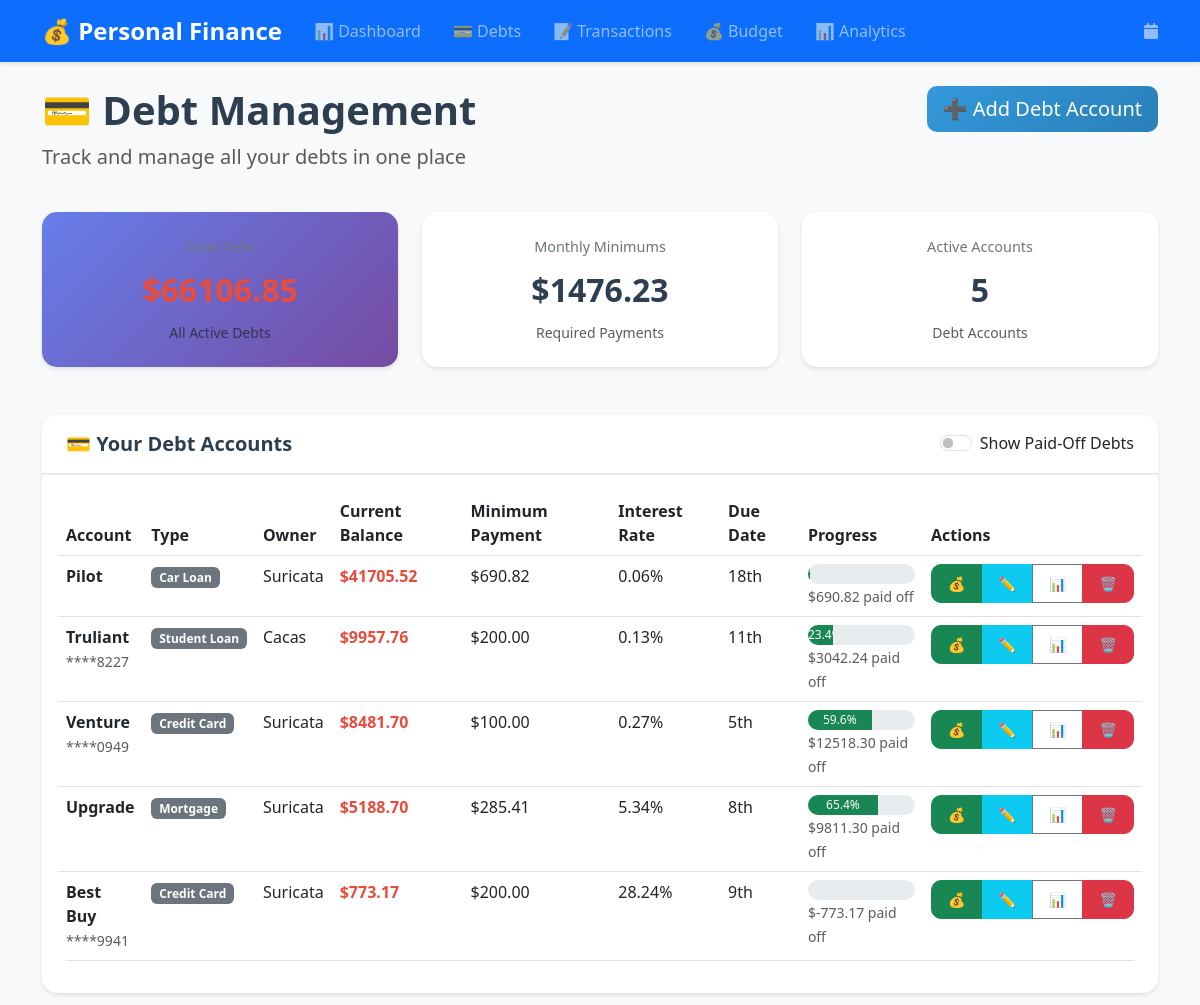
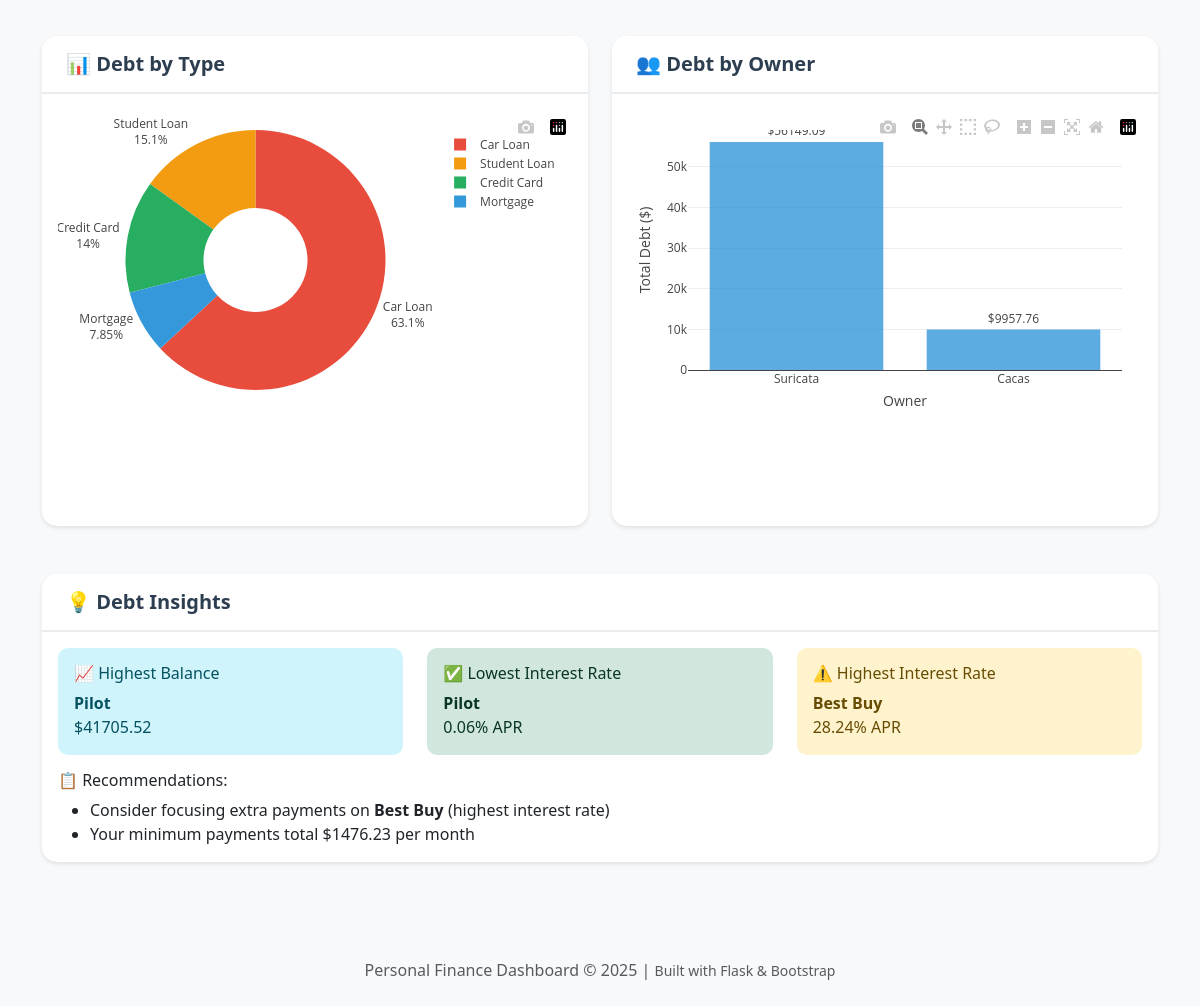
Page /debts/ on the committed database (2 pictures, top to bottom).
### models.py (models this page shows)
class DebtAccount(db.Model):
    __tablename__ = 'debt_accounts'
    id = db.Column(db.Integer, primary_key=True)
    name = db.Column(db.String(100), nullable=False)
    debt_type = db.Column(db.String(50), nullable=False)
    original_balance = db.Column(db.Numeric(10, 2), nullable=False)
    current_balance = db.Column(db.Numeric(10, 2), nullable=False)
    interest_rate = db.Column(db.Numeric(5, 4))
    minimum_payment = db.Column(db.Numeric(10, 2))
    due_date = db.Column(db.Integer)
    owner = db.Column(db.String(50), nullable=False)
    category = db.Column(db.String(100), nullable=False)
    account_number_last4 = db.Column(db.String(4))
    is_active = db.Column(db.Boolean, default=True)
    created_at = db.Column(db.DateTime, default=datetime.utcnow)
    updated_at = db.Column(db.DateTime, default=datetime.utcnow)

### blueprints/debts/routes.py (the view)
@debts_bp.route('/')
def list_debts():
    print("💳 Loading debts page...")
    try:
        show_paid_off = request.args.get('show_paid_off', 'false').lower() == 'true'
        conn = sqlite3.connect('data/personal_finance.db')
        if show_paid_off:
            debts_query = """
            SELECT * FROM debt_accounts
            ORDER BY is_active DESC, current_balance DESC
            """
            print("💳 Loading all debts (including paid-off)...")
        else:
            debts_query = """
            SELECT * FROM debt_accounts
            WHERE is_active = 1
            ORDER BY current_balance DESC
            """
            print("💳 Loading active debts only...")
        debts_df = pd.read_sql_query(debts_query, conn)
        conn.close()
        debts = []
        for _, row in debts_df.iterrows():
            debt_obj = type('DebtAccount', (), {})()
            for col in debts_df.columns:
                setattr(debt_obj, col, row[col])
            debts.append(debt_obj)
        active_debts = [debt for debt in debts if debt.is_active == 1]
        total_debt = sum(float(debt.current_balance) for debt in active_debts)
        total_minimum_payments = sum(float(debt.minimum_payment or 0) for debt in active_debts)
        print(f"💳 Found {len(debts)} debt accounts ({len(active_debts)} active), total: ${total_debt}")
        return render_template('debts.html',
                             debts=debts,
                             total_debt=total_debt,
                             total_minimum_payments=total_minimum_payments,
                             show_paid_off=show_paid_off,
                             active_count=len(active_debts))
    except Exception as e:
        print(f"❌ Error in debts route: {e}")
        import traceback
        traceback.print_exc()
        return render_template('debts.html',
                             debts=[],
                             total_debt=0,
                             total_minimum_payments=0,
                             show_paid_off=False,
                             active_count=0)

### templates/debts.html (shortened to what this page needs)
{% extends "base.html" %}
{% block content %}
<div class="row mb-4">
    <div class="col-md-8">
        <h1 class="display-6 fw-bold text-primary">💳 Debt Management</h1>
        <p class="lead text-muted">Track and manage all your debts in one place</p>
    </div>
    <div class="col-md-4 text-end">
        <a href="{{ url_for('debts.add_debt') }}" class="btn btn-primary btn-lg">
            ➕ Add Debt Account
        </a>
    </div>
</div>
<div class="row mb-4">
    <div class="col-md-4">
        <div class="card metric-card debt-card">
            <div class="metric-label">Total Debt</div>
            <div class="metric-value negative">${{ "%.2f"|format(total_debt) }}</div>
            <small class="text-muted">All Active Debts</small>
        </div>
    </div>
    <div class="col-md-4">
        <div class="card metric-card">
            <div class="metric-label">Monthly Minimums</div>
            <div class="metric-value neutral">${{ "%.2f"|format(total_minimum_payments) }}</div>
            <small class="text-muted">Required Payments</small>
        </div>
    </div>
    <div class="col-md-4">
        <div class="card metric-card">
            <div class="metric-label">Active Accounts</div>
            <div class="metric-value neutral">{{ active_count }}</div>
            <small class="text-muted">Debt Accounts</small>
        </div>
    </div>
</div>
<div class="row">
    <div class="col-12">
        <div class="card">
            <div class="card-header d-flex justify-content-between align-items-center">
                <h5 class="mb-0">💳 Your Debt Accounts</h5>
                <div class="form-check form-switch">
                    <input class="form-check-input"
                           type="checkbox"
                           id="showPaidOffToggle"
                           {{ 'checked' if show_paid_off else '' }}
                           onchange="togglePaidOffDebts(this.checked)">
                    <label class="form-check-label" for="showPaidOffToggle">
                        Show Paid-Off Debts
                    </label>
                </div>
            </div>
            <div class="card-body">
                {% if debts %}
                    <div class="table-responsive">
                        <table class="table table-hover">
                            <thead>
                                <tr>
                                    <th>Account</th>
                                    <th>Type</th>
                                    <th>Owner</th>
                                    <th>Current Balance</th>
                                    <th>Minimum Payment</th>
                                    <th>Interest Rate</th>
                                    <th>Due Date</th>
                                    <th>Progress</th>
                                    <th>Actions</th>
                                </tr>
                            </thead>
                            <tbody>
                                {% for debt in debts %}
                                <tr class="{{ 'table-success' if debt.is_active == 0 else '' }}">
                                    <td>
                                        <div class="d-flex align-items-center gap-2">
                                            <div>
                                                <div class="fw-bold">{{ debt.name }}</div>
                                                {% if debt.account_number_last4 %}
                                                    <small class="text-muted">****{{ debt.account_number_last4 }}</small>
                                                {% endif %}
                                            </div>
                                        </div>
                                    </td>
                                    <td>
                                        <span class="badge bg-secondary">{{ debt.debt_type }}</span>
                                    </td>
                                    <td>{{ debt.owner }}</td>
                                    <td>
                                        {% if debt.is_active == 0 %}
                                            <span class="fw-bold text-success">
                                                ${{ "%.2f"|format(debt.current_balance) }}
                                            </span>
                                        {% else %}
                                            <span class="fw-bold text-danger">
                                                ${{ "%.2f"|format(debt.current_balance) }}
                                            </span>
                                        {% endif %}
                                    </td>
                                    <td>
                                        {% if debt.minimum_payment %}
                                            ${{ "%.2f"|format(debt.minimum_payment) }}
                                        {% else %}
                                            <span class="text-muted">Not set</span>
                                        {% endif %}
                                    </td>
                                    <td>
                                        {% if debt.interest_rate %}
                                            {{ "%.2f"|format(debt.interest_rate * 100) }}%
                                        {% else %}
                                            <span class="text-muted">Not set</span>
                                        {% endif %}
                                    </td>
                                    <td>
                                        {% if debt.due_date %}
                                            {{ debt.due_date }}{{
                                                'st' if debt.due_date == 1 or debt.due_date == 21 or debt.due_date == 31
                                                else 'nd' if debt.due_date == 2 or debt.due_date == 22
                                                else 'rd' if debt.due_date == 3 or debt.due_date == 23
                                                else 'th'
                                            }}
                                        {% else %}
                                            <span class="text-muted">Not set</span>
                                        {% endif %}
                                    </td>
                                    <td>
                                        {% set progress = ((debt.original_balance - debt.current_balance) / debt.original_balance * 100) if debt.original_balance > 0 else 0 %}
                                        <div class="progress" style="height: 20px;">
                                            <div class="progress-bar bg-success"
                                                 role="progressbar"
                                                 style="width: {{ progress }}%"
                                                 aria-valuenow="{{ progress }}"
                                                 aria-valuemin="0"
                                                 aria-valuemax="100">
                                                {{ "%.1f"|format(progress) }}%
                                            </div>
                                        </div>
                                        <small class="text-muted">
                                            ${{ "%.2f"|format(debt.original_balance - debt.current_balance) }} paid off
                                        </small>
                                    </td>
                                    <td>
                                        <div class="btn-group" role="group">
                                            <button class="btn btn-success btn-sm"
                                                    onclick="showPaymentModal({{ debt.id }}, '{{ debt.name }}', {{ debt.current_balance }}, {{ debt.minimum_payment if debt.minimum_payment else 'null' }})"
                                                    title="Make Payment">
                                                💰
                                            </button>
                                            <button class="btn btn-info btn-sm"
                                                    onclick="editDebt({{ debt.id }})"
                                                    title="Edit Account">
                                                ✏️
                                            </button>
                                            <button class="btn btn-outline-secondary btn-sm"
                                                    onclick="showPaymentHistory({{ debt.id }}, '{{ debt.name }}')"
                                                    title="Payment History">
                                                📊
                                            </button>
                                            <button class="btn btn-danger btn-sm"
                                                    onclick="deleteDebt({{ debt.id }}, '{{ debt.name }}')"
                                                    title="Delete Account">
                                                🗑️
                                            </button>
                                        </div>
                                    </td>
                                </tr>
                                {% endfor %}
                            </tbody>
                        </table>
                    </div>
                {% endif %}
            </div>
        </div>
    </div>
</div>
{% if debts %}
<div class="row mt-4">
    <div class="col-md-6">
        <div class="card">
            <div class="card-header">
                <h5 class="mb-0">📊 Debt by Type</h5>
            </div>
            <div class="card-body">
                <div id="debtByTypeChart" class="chart-container" style="height: 300px;"></div>
            </div>
        </div>
    </div>
    <div class="col-md-6">
        <div class="card">
            <div class="card-header">
                <h5 class="mb-0">👥 Debt by Owner</h5>
            </div>
            <div class="card-body">
                <div id="debtByOwnerChart" class="chart-container" style="height: 300px;"></div>
            </div>
        </div>
    </div>
</div>
<div class="row mt-4">
    <div class="col-12">
        <div class="card">
            <div class="card-header">
                <h5 class="mb-0">💡 Debt Insights</h5>
            </div>
            <div class="card-body">
                <div class="row">
                    {% set highest_debt = debts | max(attribute='current_balance') if debts else None %}
                    {% set lowest_rate = debts | selectattr('interest_rate') | min(attribute='interest_rate') if debts else None %}
                    {% set highest_rate = debts | selectattr('interest_rate') | max(attribute='interest_rate') if debts else None %}
                    <div class="col-md-4">
                        <div class="alert alert-info">
                            <h6>📈 Highest Balance</h6>
                            {% if highest_debt %}
                                <strong>{{ highest_debt.name }}</strong><br>
                                ${{ "%.2f"|format(highest_debt.current_balance) }}
                            {% else %}
                                No debts found
                            {% endif %}
                        </div>
                    </div>
                    <div class="col-md-4">
                        <div class="alert alert-success">
                            <h6>✅ Lowest Interest Rate</h6>
                            {% if lowest_rate %}
                                <strong>{{ lowest_rate.name }}</strong><br>
                                {{ "%.2f"|format(lowest_rate.interest_rate * 100) }}% APR
                            {% else %}
                                No rates set
                            {% endif %}
                        </div>
                    </div>
                    <div class="col-md-4">
                        <div class="alert alert-warning">
                            <h6>⚠️ Highest Interest Rate</h6>
                            {% if highest_rate %}
                                <strong>{{ highest_rate.name }}</strong><br>
                                {{ "%.2f"|format(highest_rate.interest_rate * 100) }}% APR
                            {% else %}
                                No rates set
                            {% endif %}
                        </div>
                    </div>
                </div>
                <div class="row">
                    <div class="col-12">
                        <h6>📋 Recommendations:</h6>
                        <ul class="mb-0">
                            {% if highest_rate and lowest_rate and highest_rate.interest_rate > lowest_rate.interest_rate * 1.5 %}
                                <li>Consider focusing extra payments on <strong>{{ highest_rate.name }}</strong> (highest interest rate)</li>
                            {% endif %}
                            {% if total_minimum_payments > 0 %}
                                <li>Your minimum payments total ${{ "%.2f"|format(total_minimum_payments) }} per month</li>
                            {% endif %}
                        </ul>
                    </div>
                </div>
            </div>
        </div>
    </div>
</div>
{% endif %}
{% endblock %}

### rows in the picture
DebtAccount: name "Pilot", debt_type "Car Loan", owner "Suricata", current_balance "41705.52", minimum_payment "690.82", debt.interest_rate*100 "0.06", due_date "18", due_date "th", debt.original_balance-debt.current_balance "690.82", lowest_rate.interest_rate*100 "0.06"
DebtAccount: name "Truliant", account_number_last4 "8227", debt_type "Student Loan", owner "Cacas", current_balance "9957.76", minimum_payment "200.00", debt.interest_rate*100 "0.13", due_date "11", due_date "th", {{ progress }} 23.40184615384615 (drawn), progress "23.4", debt.original_balance-debt.current_balance "3042.24"
DebtAccount: name "Venture", account_number_last4 "0949", debt_type "Credit Card", owner "Suricata", current_balance "8481.70", minimum_payment "100.00", debt.interest_rate*100 "0.27", due_date "5", due_date "th", {{ progress }} 59.61095238095238 (drawn), progress "59.6", debt.original_balance-debt.current_balance "12518.30"
DebtAccount: name "Upgrade", debt_type "Mortgage", owner "Suricata", current_balance "5188.70", minimum_payment "285.41", debt.interest_rate*100 "5.34", due_date "8", due_date "th", {{ progress }} 65.40866666666666 (drawn), progress "65.4", debt.original_balance-debt.current_balance "9811.30"
DebtAccount: name "Best Buy", account_number_last4 "9941", debt_type "Credit Card", owner "Suricata", current_balance "773.17", minimum_payment "200.00", debt.interest_rate*100 "28.24", due_date "9", due_date "th", debt.original_balance-debt.current_balance "-773.17", highest_rate.interest_rate*100 "28.24"

### other values in the picture
{{ "%.2f"|format(total_minimum_payments) }} "1476.23"
{{ active_count }} "5"
